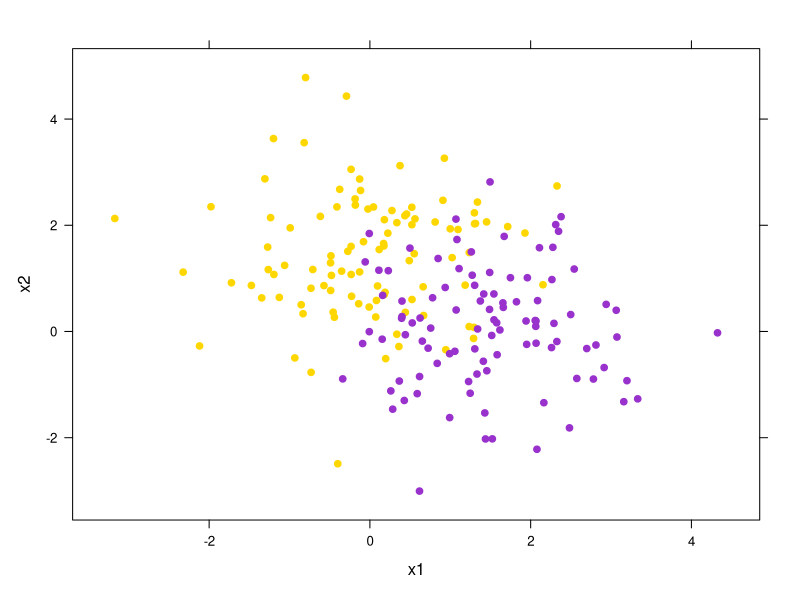
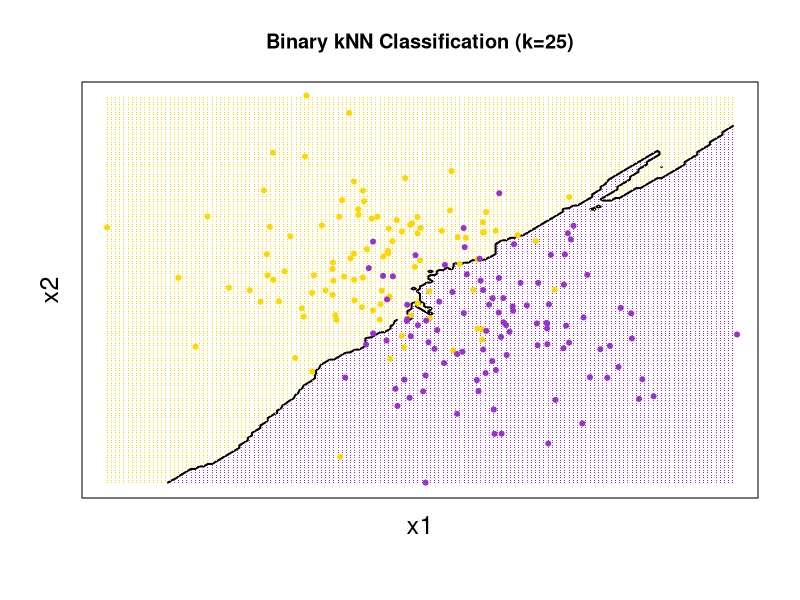

The R source for these figures, in order:
# bi-variate normal distributions
library(MASS)
a <- mvrnorm(n=100, mu=c(0.0, 1.5), Sigma=matrix(c(1,0,0,1), nrow=2, ncol=2))
b <- mvrnorm(n=100, mu=c(1.5, 0.0), Sigma=matrix(c(1,0,0,1), nrow=2, ncol=2))
a <- cbind(a, 0)
b <- cbind(b, 1)
colnames(a) <- c('x1','x2','class')
colnames(b) <- c('x1','x2','class')
train <- as.data.frame(rbind(a, b))

library(lattice)
with(train, xyplot(x2~x1, groups=class, col=c("gold", "darkorchid"), pch=19))

px1 <- seq(from=min(train$x1), to=max(train$x1), by=0.05)
px2 <- seq(from=min(train$x2), to=max(train$x2), by=0.05)
test <- expand.grid(x1=px1, x2=px2)

# train the knn model
library(class)
numK <- 25
model <- knn(train=train[,1:2], test=test, cl=train[,3], k=numK, prob=TRUE)
prob <- attr(model, "prob")
prob <- ifelse(model==1, prob, 1-prob)
probMat <- matrix(prob, nrow=length(px1), ncol=length(px2))

# plot the results
contour(px1, px2, probMat, levels=0.5, lwd=2, labels="", axes=FALSE,
        xlab="x1", ylab="x2", main=paste("Binary kNN Classification (k=", numK, ")", sep=""), mgp=c(1,1,0), cex.lab=1.5)
points(test, pch=".", col=ifelse(probMat>0.5, "darkorchid", "gold"))
points(a, col="gold", pch=20)
points(b, col="darkorchid", pch=20)
box()
